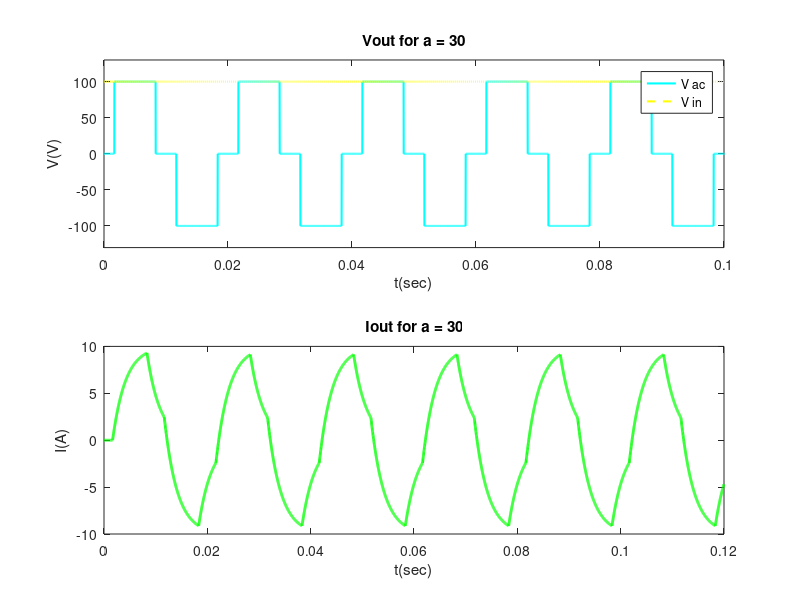
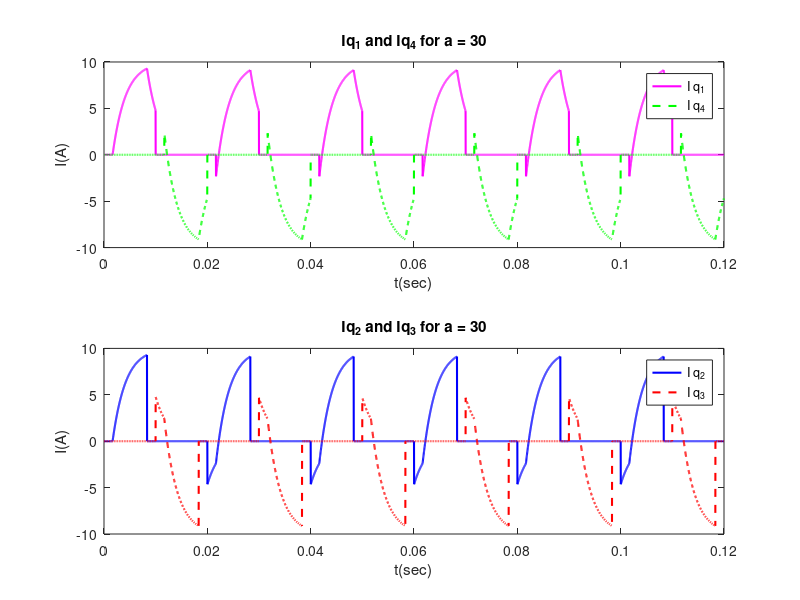
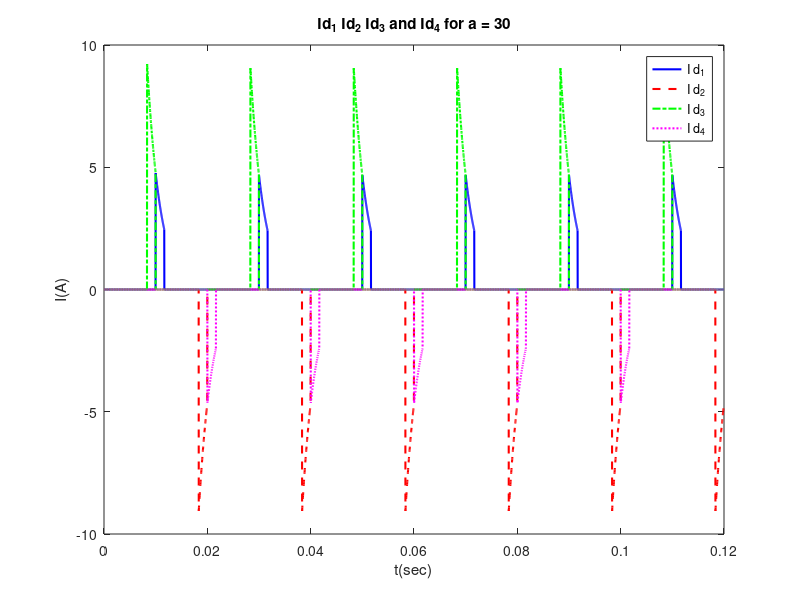
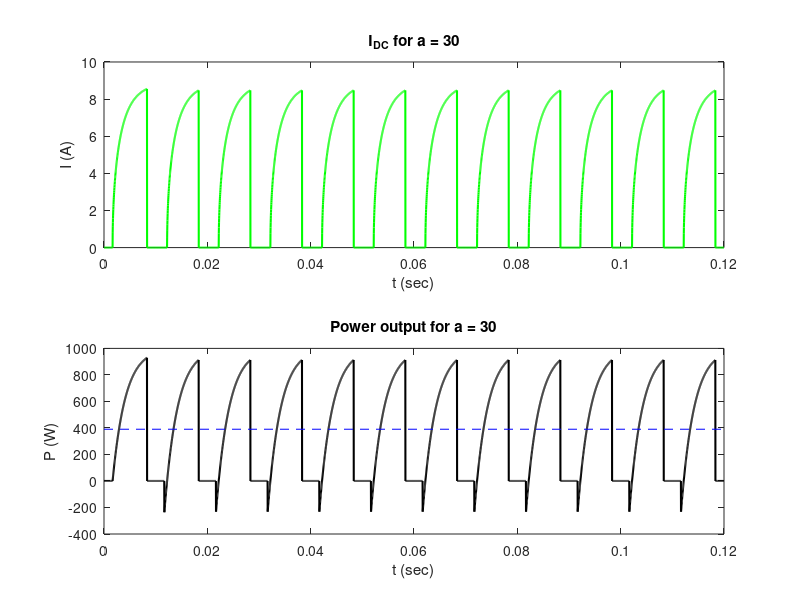

Here is the MATLAB script that generated these plots, in order:
% Clear all variables, figures, and command window
clear all;
close all;
clc;
% Load the signal processing package
pkg load signal;
% Define the given parameters
Vin = 100;
R = 10;
L = 0.025;
f = 50;
T = 1/f;
dt = 2*10^(-5);
% Loop over different values of 'a' (30, 18)
for a = 30:-12:18
t = 0:dt:6*T-dt;
% Initialize array
Vin = zeros(length(t), 1);
Voutput = zeros(length(t), 1);
Ioutput = zeros(length(t), 1);
% Q initialization
q_1 = zeros(length(t), 1);
q_2 = zeros(length(t), 1);
q_3 = zeros(length(t), 1);
q_4 = zeros(length(t), 1);
% D initialization
d_1 = zeros(length(t), 1);
d_2 = zeros(length(t), 1);
d_3 = zeros(length(t), 1);
d_4 = zeros(length(t), 1);

amod = mod(a, 360) / 360 * T;
half_period=T/2;

for i = 1:1:length(t)
checking_mod=mod(t(i),T);
Vin(i) = 100;
% Determine the state of switches and output voltage based on the time period
if checking_mod > 0 && checking_mod< amod
    d_4(i) = 1;
    q_2(i) = 1;
    Voutput(i) = 0;
elseif checking_mod>= amod && checking_mod< half_period - amod
    q_1(i) = 1;
    q_2(i) = 1;
    Voutput(i) = 1;
elseif checking_mod>= half_period - amod && checking_mod< half_period
    q_1(i) = 1;
    d_3(i) = 1;
    Voutput(i) = 0;
elseif checking_mod>= half_period &&checking_mod< half_period + amod
    d_1(i) = 1;
    q_3(i) = 1;
    Voutput(i) = 0;
elseif checking_mod>= half_period + amod && checking_mod< 2*half_period - amod
    q_3(i) = 1;
    q_4(i) = 1;
    Voutput(i) = -1;
elseif checking_mod>= 2*half_period - amod &&checking_mod< 2*half_period
    d_2(i) = 1;
    q_4(i) = 1;
    Voutput(i) = 0;
end
% Calculate output voltage
Voutput(i) = Voutput(i)*Vin(i);

    if i > 1
        % Calculate output current
        Ioutput(i)=L/(R*dt+L)*Ioutput(i-1) + dt/(R*dt+L)*Voutput(i);
        I(i) = Ioutput(i);

        d_1(i) = d_1(i)*I(i);
        d_2(i) = d_2(i)*I(i);
        d_3(i) = d_3(i)*I(i);
        d_4(i) = d_4(i)*I(i);
        q_1(i) = q_1(i)*I(i);
        q_2(i) = q_2(i)*I(i);
        q_3(i) = q_3(i)*I(i);
        q_4(i) = q_4(i)*I(i);

    end

end

figure;
% Plot Voutput
subplot(2,1,1);
plot(t, Voutput, 'c', 'LineWidth', 1.5);
hold on;
plot(t, Vin, 'y--', 'LineWidth', 1.5);
hold off;
legend('V ac', 'V in');
title(['Vout for a = ' num2str(a)]);
ylabel('V(V)');
xlabel('t(sec)');
xlim([-0 0.1]);
ylim([-130 130]);

subplot(2,1,2)
plot(t,Ioutput, 'g', 'LineWidth', 2);
ylabel('I(A)');
xlabel('t(sec)');
title(['Iout for a = ' num2str(a)]);

figure
subplot(2,1,1);
plot(t,q_1, 'm', 'LineWidth', 1.5);
hold on;
plot(t,q_4, 'g--', 'LineWidth', 1.5);
hold off;
legend('I q_1','I q_4');
title(['Iq_1 and Iq_4 for a = ' num2str(a)]);
ylabel('I(A)');
xlabel('t(sec)');
subplot(2,1,2);
plot(t,q_2, 'b', 'LineWidth', 1.5);
hold on;
plot(t,q_3, 'r--', 'LineWidth', 1.5);
hold off;
legend('I q_2','I q_3');
title(['Iq_2 and Iq_3 for a = ' num2str(a)]);
ylabel('I(A)');
xlabel('t(sec)');

figure
% Plot D1, D2, D3, and D4
plot(t, d_1, 'b', 'LineWidth', 1.5);
hold on;
plot(t, d_2, 'r--', 'LineWidth', 1.5);
plot(t, d_3, 'g-.', 'LineWidth', 1.5);
plot(t, d_4, 'm:', 'LineWidth', 1.5);
hold off;
legend('I d_1','I d_2','I d_3','I d_4');
title(['Id_1 Id_2 Id_3 and Id_4 for a = ' num2str(a)]);
ylabel('I(A)');
xlabel('t(sec)');

% Calculate RMS values, power, and power factor
Vout_rms = rms(Voutput(1:1000));
Iout_rms = rms(Ioutput(1:1000));
Z = sqrt(R^2 + (2*pi*f*L)^2);
poutput = Ioutput .* Voutput;
S = Vout_rms * Iout_rms;
P = Iout_rms^2 * R * ones(1000, 1);
idc = sqrt(poutput / Z);

figure;
subplot(2,1,1);
plot(t, idc,'g', 'LineWidth', 1.5);
ylabel('I (A)');
title(['I_{DC} for a = ' num2str(a)]);
xlabel('t (sec)');
subplot(2,1,2);
plot(t, poutput,'black', 'LineWidth', 1.5);
ylabel('P (W)');
title(['Power output for a = ' num2str(a)]);
xlabel('t (sec)');
% Add a horizontal line at y = 390.21
yValue = 390.21;
xLimits = xlim;  % Get the x-axis limits
line(xLimits, [yValue, yValue], 'Color', 'blue', 'LineStyle', '--');


% Power factor calculation
pf = P / S;
disp(['PowerFactor for a = ' num2str(a) ': ']);
disp(pf(1));

NFFT = 1000;
frequency = (1 / dt) / 2 * linspace(0, 1, NFFT/2+1);
V1 = fft(Voutput, NFFT) / 1000;

figure;
plot(frequency, 2 * abs(V1(1:NFFT/2+1)));
xlim([-100 1000]);
xlabel('F (Hz)');
title(['Harmonics for a = ' num2str(a)]);

end



